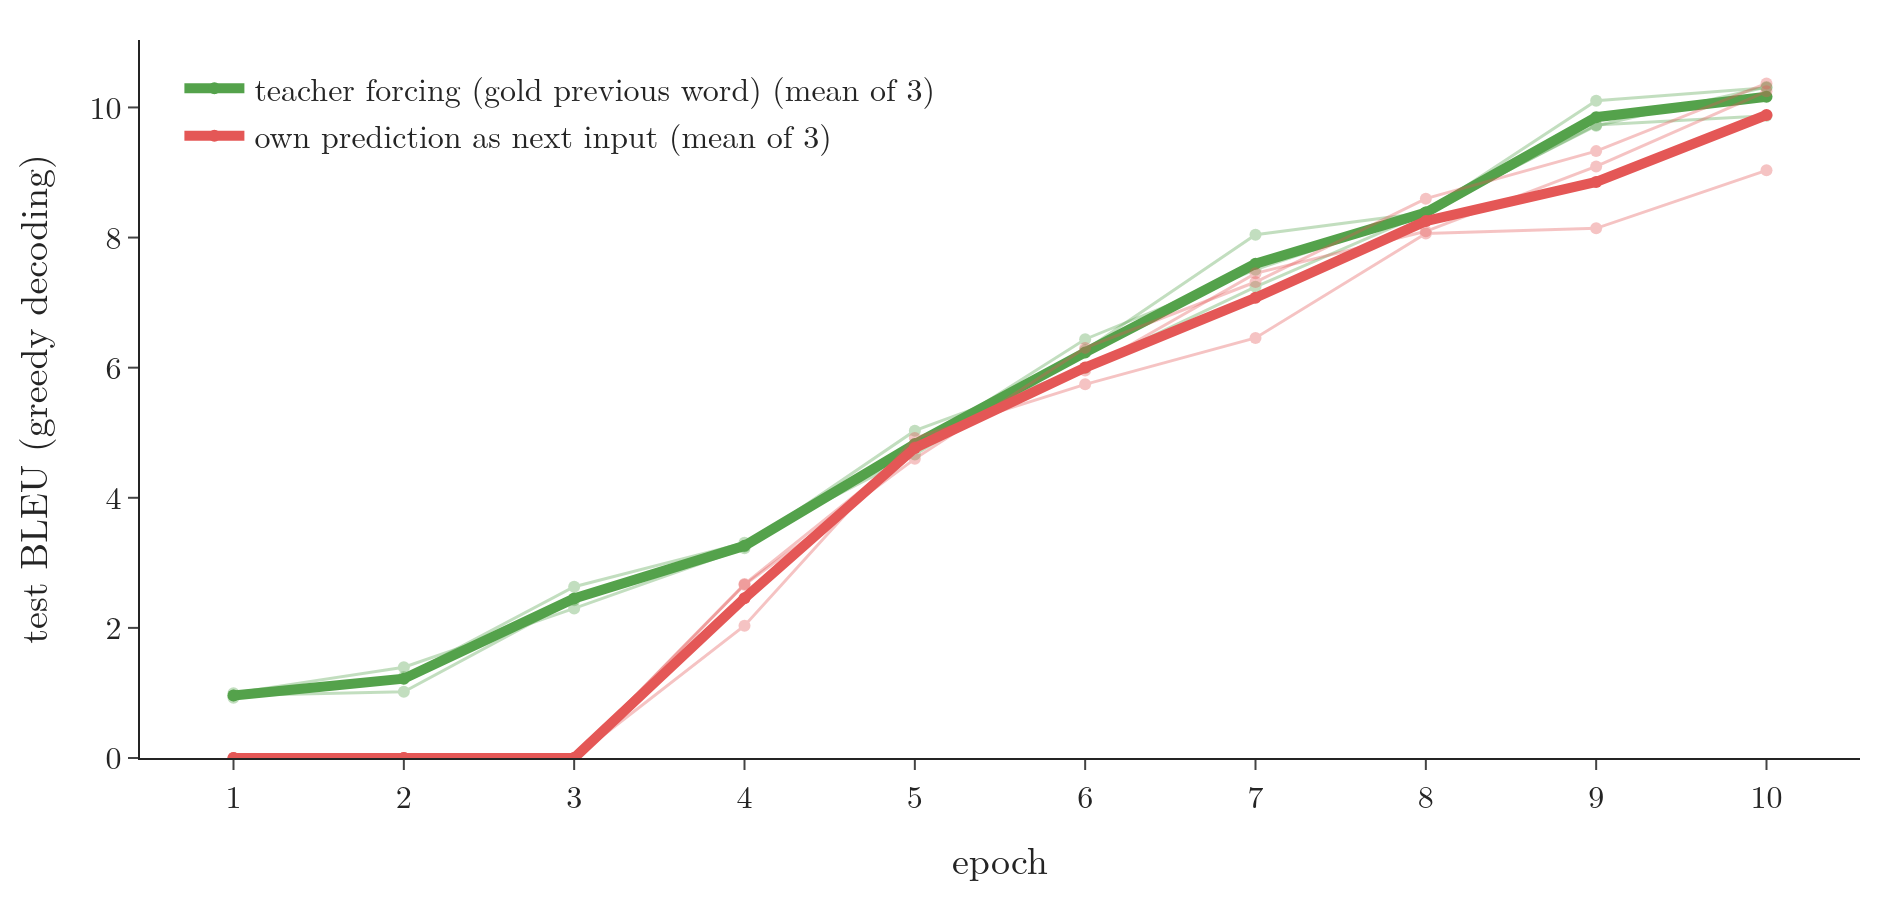

Generate this figure with Python:
"""Test BLEU after each epoch: trained with teacher forcing vs trained on the model's own predictions, 3 seeds each,
mean in bold (Plotly)."""
from pathlib import Path
import pandas as pd
import plotly.graph_objects as go
from common import GREEN, RED, FONT

here = Path(__file__).parent
a = pd.read_csv(here.parent / "data" / "teacher_forcing.csv")
fig = go.Figure()
for teacher, name, c in ((True, "teacher forcing (gold previous word)", GREEN), (False, "own prediction as next input", RED)):
    s = a[a.teacher == teacher]
    for _, g in s.groupby("seed"):
        fig.add_trace(go.Scatter(x=g.epoch, y=g.test_bleu, showlegend=False, opacity=0.35, line=dict(color=c, width=1.5)))
    m = s.groupby("epoch").test_bleu.mean()
    fig.add_trace(go.Scatter(x=m.index, y=m.values, name=name + " (mean of 3)", mode="lines+markers", line=dict(color=c, width=5)))
fig.update_layout(template="simple_white", width=950, height=450, font=FONT, xaxis=dict(title="epoch", dtick=1),
                  yaxis=dict(title="test BLEU (greedy decoding)", rangemode="tozero"),
                  legend=dict(x=0.02, y=0.98, bgcolor="rgba(255,255,255,0.8)"), margin=dict(l=70, r=20, t=20, b=60))
fig.write_image(here / "teacher_forcing.png", scale=2)
fig.write_image(here / "teacher_forcing.pdf")
